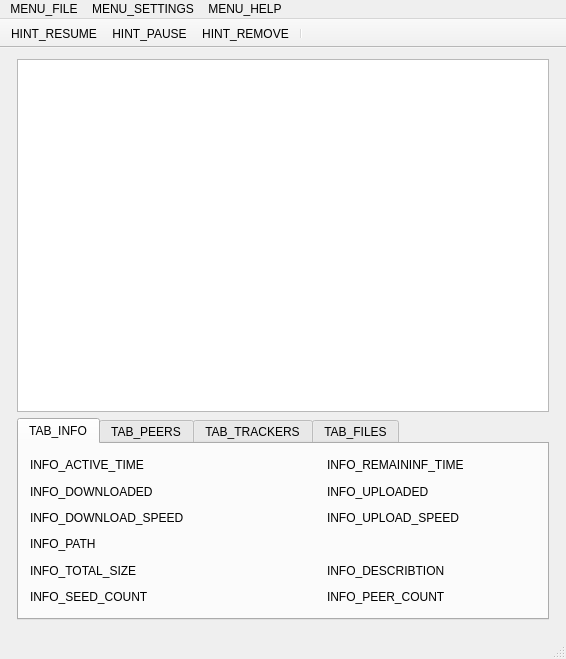
<?xml version="1.0" encoding="UTF-8"?>
<ui version="4.0">
 <class>CuteTorrentClass</class>
 <widget class="QMainWindow" name="CuteTorrentClass">
  <property name="geometry">
   <rect>
    <x>0</x>
    <y>0</y>
    <width>566</width>
    <height>659</height>
   </rect>
  </property>
  <property name="sizePolicy">
   <sizepolicy hsizetype="Fixed" vsizetype="Fixed">
    <horstretch>0</horstretch>
    <verstretch>0</verstretch>
   </sizepolicy>
  </property>
  <property name="contextMenuPolicy">
   <enum>Qt::NoContextMenu</enum>
  </property>
  <property name="windowTitle">
   <string>СuteTorrent</string>
  </property>
  <property name="windowIcon">
   <iconset resource="ltorrent.qrc">
    <normaloff>:/icons/app.ico</normaloff>:/icons/app.ico</iconset>
  </property>
  <property name="layoutDirection">
   <enum>Qt::LeftToRight</enum>
  </property>
  <widget class="QWidget" name="centralWidget">
   <property name="sizePolicy">
    <sizepolicy hsizetype="Expanding" vsizetype="Expanding">
     <horstretch>0</horstretch>
     <verstretch>0</verstretch>
    </sizepolicy>
   </property>
   <layout class="QGridLayout" name="gridLayout_3">
    <property name="sizeConstraint">
     <enum>QLayout::SetDefaultConstraint</enum>
    </property>
    <item row="0" column="1">
     <widget class="QListView" name="listView">
      <property name="autoFillBackground">
       <bool>true</bool>
      </property>
     </widget>
    </item>
    <item row="1" column="1">
     <widget class="QTabWidget" name="tabWidget">
      <property name="sizePolicy">
       <sizepolicy hsizetype="Expanding" vsizetype="Fixed">
        <horstretch>0</horstretch>
        <verstretch>0</verstretch>
       </sizepolicy>
      </property>
      <property name="currentIndex">
       <number>0</number>
      </property>
      <widget class="QWidget" name="tab">
       <attribute name="title">
        <string>TAB_INFO</string>
       </attribute>
       <layout class="QGridLayout" name="gridLayout_4">
        <item row="1" column="4">
         <widget class="QLabel" name="uploadedBytesLabel">
          <property name="text">
           <string/>
          </property>
         </widget>
        </item>
        <item row="4" column="4">
         <widget class="QLabel" name="describtionLabel">
          <property name="text">
           <string/>
          </property>
         </widget>
        </item>
        <item row="4" column="3">
         <widget class="QLabel" name="label_6">
          <property name="text">
           <string>INFO_DESCRIBTION</string>
          </property>
         </widget>
        </item>
        <item row="5" column="0">
         <widget class="QLabel" name="label_10">
          <property name="text">
           <string>INFO_SEED_COUNT</string>
          </property>
         </widget>
        </item>
        <item row="2" column="4">
         <widget class="QLabel" name="uploadSpeedLabel">
          <property name="text">
           <string/>
          </property>
         </widget>
        </item>
        <item row="2" column="3">
         <widget class="QLabel" name="label_9">
          <property name="text">
           <string>INFO_UPLOAD_SPEED</string>
          </property>
         </widget>
        </item>
        <item row="5" column="3">
         <widget class="QLabel" name="label_11">
          <property name="text">
           <string>INFO_PEER_COUNT</string>
          </property>
         </widget>
        </item>
        <item row="0" column="1" colspan="2">
         <widget class="QLabel" name="activetimeLabel">
          <property name="text">
           <string/>
          </property>
         </widget>
        </item>
        <item row="1" column="0">
         <widget class="QLabel" name="label_2">
          <property name="text">
           <string>INFO_DOWNLOADED</string>
          </property>
         </widget>
        </item>
        <item row="2" column="0">
         <widget class="QLabel" name="label_3">
          <property name="text">
           <string>INFO_DOWNLOAD_SPEED</string>
          </property>
         </widget>
        </item>
        <item row="0" column="4">
         <widget class="QLabel" name="timeleftLabel">
          <property name="text">
           <string/>
          </property>
         </widget>
        </item>
        <item row="0" column="3">
         <widget class="QLabel" name="label_7">
          <property name="text">
           <string>INFO_REMAININF_TIME</string>
          </property>
         </widget>
        </item>
        <item row="5" column="4">
         <widget class="QLabel" name="peerCoutLabel">
          <property name="text">
           <string/>
          </property>
         </widget>
        </item>
        <item row="3" column="0">
         <widget class="QLabel" name="label_4">
          <property name="text">
           <string>INFO_PATH</string>
          </property>
         </widget>
        </item>
        <item row="4" column="0">
         <widget class="QLabel" name="label_5">
          <property name="text">
           <string>INFO_TOTAL_SIZE</string>
          </property>
         </widget>
        </item>
        <item row="0" column="0">
         <widget class="QLabel" name="label">
          <property name="text">
           <string>INFO_ACTIVE_TIME</string>
          </property>
         </widget>
        </item>
        <item row="1" column="3">
         <widget class="QLabel" name="label_8">
          <property name="text">
           <string>INFO_UPLOADED</string>
          </property>
         </widget>
        </item>
        <item row="5" column="1" colspan="2">
         <widget class="QLabel" name="seedCoutLabel">
          <property name="text">
           <string/>
          </property>
         </widget>
        </item>
        <item row="1" column="1" colspan="2">
         <widget class="QLabel" name="downloadedBytesLabel">
          <property name="text">
           <string/>
          </property>
         </widget>
        </item>
        <item row="3" column="1" colspan="4">
         <widget class="QLabel" name="pathLabel">
          <property name="text">
           <string/>
          </property>
         </widget>
        </item>
        <item row="4" column="1" colspan="2">
         <widget class="QLabel" name="totalSizeLabel">
          <property name="text">
           <string/>
          </property>
         </widget>
        </item>
        <item row="2" column="1" colspan="2">
         <widget class="QLabel" name="downloadSpeedLabel">
          <property name="text">
           <string/>
          </property>
         </widget>
        </item>
       </layout>
      </widget>
      <widget class="QWidget" name="tab_3">
       <attribute name="title">
        <string>TAB_PEERS</string>
       </attribute>
       <layout class="QGridLayout" name="gridLayout_2">
        <item row="0" column="0">
         <widget class="QTableWidget" name="peerTableWidget">
          <property name="minimumSize">
           <size>
            <width>0</width>
            <height>10</height>
           </size>
          </property>
          <property name="maximumSize">
           <size>
            <width>16777215</width>
            <height>150</height>
           </size>
          </property>
          <property name="gridStyle">
           <enum>Qt::NoPen</enum>
          </property>
          <attribute name="horizontalHeaderCascadingSectionResizes">
           <bool>true</bool>
          </attribute>
          <attribute name="horizontalHeaderShowSortIndicator" stdset="0">
           <bool>true</bool>
          </attribute>
          <attribute name="horizontalHeaderStretchLastSection">
           <bool>true</bool>
          </attribute>
          <column>
           <property name="text">
            <string>PEER_IP</string>
           </property>
          </column>
          <column>
           <property name="text">
            <string>PEER_CLIENT_NAME</string>
           </property>
          </column>
          <column>
           <property name="text">
            <string>PEER_%</string>
           </property>
          </column>
          <column>
           <property name="text">
            <string>PEER_DOWNLOAD_SPEED</string>
           </property>
          </column>
          <column>
           <property name="text">
            <string>PEER_UPLOAD_SPEED</string>
           </property>
          </column>
          <column>
           <property name="text">
            <string>PEER_DOWNLOADED</string>
           </property>
          </column>
          <column>
           <property name="text">
            <string>PEER_UPLOADED</string>
           </property>
          </column>
         </widget>
        </item>
       </layout>
      </widget>
      <widget class="QWidget" name="tab_2">
       <attribute name="title">
        <string>TAB_TRACKERS</string>
       </attribute>
       <layout class="QGridLayout" name="gridLayout">
        <item row="0" column="0">
         <widget class="QTableWidget" name="trackerTableWidget">
          <property name="maximumSize">
           <size>
            <width>16777215</width>
            <height>150</height>
           </size>
          </property>
          <property name="layoutDirection">
           <enum>Qt::LeftToRight</enum>
          </property>
          <property name="gridStyle">
           <enum>Qt::NoPen</enum>
          </property>
          <attribute name="horizontalHeaderCascadingSectionResizes">
           <bool>true</bool>
          </attribute>
          <attribute name="horizontalHeaderDefaultSectionSize">
           <number>120</number>
          </attribute>
          <attribute name="horizontalHeaderShowSortIndicator" stdset="0">
           <bool>true</bool>
          </attribute>
          <attribute name="horizontalHeaderStretchLastSection">
           <bool>true</bool>
          </attribute>
          <column>
           <property name="text">
            <string>TRACKER_URL</string>
           </property>
          </column>
          <column>
           <property name="text">
            <string>TRACKER_STATUS</string>
           </property>
          </column>
          <column>
           <property name="text">
            <string>TRACKER_NEXT_ANNOUNCE</string>
           </property>
          </column>
         </widget>
        </item>
       </layout>
      </widget>
      <widget class="QWidget" name="tab_4">
       <attribute name="title">
        <string>TAB_FILES</string>
       </attribute>
       <layout class="QGridLayout" name="gridLayout_5">
        <item row="0" column="0">
         <widget class="QTableWidget" name="fileTableWidget">
          <property name="maximumSize">
           <size>
            <width>16777215</width>
            <height>150</height>
           </size>
          </property>
          <property name="contextMenuPolicy">
           <enum>Qt::CustomContextMenu</enum>
          </property>
          <property name="gridStyle">
           <enum>Qt::NoPen</enum>
          </property>
          <attribute name="horizontalHeaderCascadingSectionResizes">
           <bool>true</bool>
          </attribute>
          <attribute name="horizontalHeaderMinimumSectionSize">
           <number>27</number>
          </attribute>
          <attribute name="horizontalHeaderShowSortIndicator" stdset="0">
           <bool>true</bool>
          </attribute>
          <attribute name="horizontalHeaderStretchLastSection">
           <bool>true</bool>
          </attribute>
          <attribute name="verticalHeaderVisible">
           <bool>false</bool>
          </attribute>
          <column>
           <property name="text">
            <string>FILES_PATH</string>
           </property>
          </column>
          <column>
           <property name="text">
            <string>FILES_SIZE</string>
           </property>
          </column>
          <column>
           <property name="text">
            <string>FILES_READY</string>
           </property>
          </column>
          <column>
           <property name="text">
            <string>FILES_PRIORITY</string>
           </property>
          </column>
         </widget>
        </item>
       </layout>
      </widget>
     </widget>
    </item>
    <item row="2" column="1">
     <widget class="QWidget" name="widget_2" native="true"/>
    </item>
    <item row="0" column="0" rowspan="2">
     <widget class="QWidget" name="widget" native="true"/>
    </item>
    <item row="1" column="2">
     <widget class="QWidget" name="widget_3" native="true"/>
    </item>
   </layout>
  </widget>
  <widget class="QMenuBar" name="menuBar">
   <property name="geometry">
    <rect>
     <x>0</x>
     <y>0</y>
     <width>566</width>
     <height>21</height>
    </rect>
   </property>
   <property name="minimumSize">
    <size>
     <width>0</width>
     <height>0</height>
    </size>
   </property>
   <widget class="QMenu" name="menu">
    <property name="title">
     <string>MENU_FILE</string>
    </property>
    <addaction name="actionOpenTorrent"/>
    <addaction name="action_magnet"/>
    <addaction name="separator"/>
    <addaction name="actionCreateTorrent"/>
    <addaction name="separator"/>
    <addaction name="actionExit"/>
   </widget>
   <widget class="QMenu" name="menu_2">
    <property name="title">
     <string>MENU_SETTINGS</string>
    </property>
    <addaction name="actionSettings"/>
   </widget>
   <widget class="QMenu" name="menu_CuteTorrent">
    <property name="title">
     <string>MENU_HELP</string>
    </property>
    <addaction name="actionAboutCuteTorrent"/>
    <addaction name="actionCheckUpdate"/>
   </widget>
   <addaction name="menu"/>
   <addaction name="menu_2"/>
   <addaction name="menu_CuteTorrent"/>
  </widget>
  <widget class="QStatusBar" name="mystatusBar"/>
  <widget class="QToolBar" name="toolBar">
   <property name="contextMenuPolicy">
    <enum>Qt::NoContextMenu</enum>
   </property>
   <property name="windowTitle">
    <string>toolBar</string>
   </property>
   <property name="movable">
    <bool>false</bool>
   </property>
   <property name="floatable">
    <bool>true</bool>
   </property>
   <attribute name="toolBarArea">
    <enum>TopToolBarArea</enum>
   </attribute>
   <attribute name="toolBarBreak">
    <bool>false</bool>
   </attribute>
   <addaction name="actionStart"/>
   <addaction name="actionPause"/>
   <addaction name="actionRemove"/>
   <addaction name="separator"/>
  </widget>
  <action name="actionOpenTorrent">
   <property name="text">
    <string>MENU_OPEN_TORRENT</string>
   </property>
   <property name="shortcut">
    <string>Ctrl+O</string>
   </property>
   <property name="shortcutContext">
    <enum>Qt::WindowShortcut</enum>
   </property>
   <property name="softKeyRole">
    <enum>QAction::NoSoftKey</enum>
   </property>
  </action>
  <action name="action_magnet">
   <property name="text">
    <string>MENU_OPEN_MAGNET</string>
   </property>
   <property name="shortcut">
    <string>Ctrl+M</string>
   </property>
  </action>
  <action name="actionCreateTorrent">
   <property name="text">
    <string>MENU_CREATE_TORRENT</string>
   </property>
   <property name="shortcut">
    <string>Ctrl+C</string>
   </property>
  </action>
  <action name="actionExit">
   <property name="text">
    <string>MENU_EXIT</string>
   </property>
   <property name="shortcut">
    <string>Alt+X</string>
   </property>
  </action>
  <action name="actionSettings">
   <property name="text">
    <string>MENU_CONFIGURATION</string>
   </property>
   <property name="shortcut">
    <string>Ctrl+S</string>
   </property>
  </action>
  <action name="actionPause">
   <property name="icon">
    <iconset resource="ltorrent.qrc">
     <normaloff>:/icons/pause.ico</normaloff>:/icons/pause.ico</iconset>
   </property>
   <property name="text">
    <string>STR_PAUSE</string>
   </property>
   <property name="iconText">
    <string>HINT_PAUSE</string>
   </property>
  </action>
  <action name="actionStart">
   <property name="icon">
    <iconset resource="ltorrent.qrc">
     <normaloff>:/icons/start.ico</normaloff>:/icons/start.ico</iconset>
   </property>
   <property name="text">
    <string>STR_START</string>
   </property>
   <property name="iconText">
    <string>HINT_RESUME</string>
   </property>
  </action>
  <action name="actionRemove">
   <property name="icon">
    <iconset resource="ltorrent.qrc">
     <normaloff>:/icons/remove.ico</normaloff>:/icons/remove.ico</iconset>
   </property>
   <property name="text">
    <string>STR_REMOVE</string>
   </property>
   <property name="iconText">
    <string>HINT_REMOVE</string>
   </property>
   <property name="toolTip">
    <string>STR_REMOVE</string>
   </property>
  </action>
  <action name="actionAboutCuteTorrent">
   <property name="text">
    <string>MENU_ABAUT</string>
   </property>
   <property name="shortcut">
    <string notr="true">Ctrl+A</string>
   </property>
   <property name="menuRole">
    <enum>QAction::AboutRole</enum>
   </property>
  </action>
  <action name="actionCheckUpdate">
   <property name="text">
    <string>MENU_CHECK_UPDATES</string>
   </property>
   <property name="shortcut">
    <string>Ctrl+U</string>
   </property>
  </action>
 </widget>
 <layoutdefault spacing="6" margin="11"/>
 <tabstops>
  <tabstop>tabWidget</tabstop>
  <tabstop>listView</tabstop>
 </tabstops>
 <resources>
  <include location="ltorrent.qrc"/>
 </resources>
 <connections>
  <connection>
   <sender>actionCreateTorrent</sender>
   <signal>triggered()</signal>
   <receiver>CuteTorrentClass</receiver>
   <slot>ShowCreateTorrentDialog()</slot>
   <hints>
    <hint type="sourcelabel">
     <x>-1</x>
     <y>-1</y>
    </hint>
    <hint type="destinationlabel">
     <x>96</x>
     <y>284</y>
    </hint>
   </hints>
  </connection>
  <connection>
   <sender>actionOpenTorrent</sender>
   <signal>triggered()</signal>
   <receiver>CuteTorrentClass</receiver>
   <slot>ShowOpenTorrentDialog()</slot>
   <hints>
    <hint type="sourcelabel">
     <x>-1</x>
     <y>-1</y>
    </hint>
    <hint type="destinationlabel">
     <x>497</x>
     <y>212</y>
    </hint>
   </hints>
  </connection>
  <connection>
   <sender>actionStart</sender>
   <signal>triggered()</signal>
   <receiver>CuteTorrentClass</receiver>
   <slot>ResumeSelected()</slot>
   <hints>
    <hint type="sourcelabel">
     <x>-1</x>
     <y>-1</y>
    </hint>
    <hint type="destinationlabel">
     <x>319</x>
     <y>322</y>
    </hint>
   </hints>
  </connection>
  <connection>
   <sender>actionPause</sender>
   <signal>triggered()</signal>
   <receiver>CuteTorrentClass</receiver>
   <slot>PauseSelected()</slot>
   <hints>
    <hint type="sourcelabel">
     <x>-1</x>
     <y>-1</y>
    </hint>
    <hint type="destinationlabel">
     <x>319</x>
     <y>322</y>
    </hint>
   </hints>
  </connection>
  <connection>
   <sender>actionRemove</sender>
   <signal>triggered()</signal>
   <receiver>CuteTorrentClass</receiver>
   <slot>DeleteSelected()</slot>
   <hints>
    <hint type="sourcelabel">
     <x>-1</x>
     <y>-1</y>
    </hint>
    <hint type="destinationlabel">
     <x>319</x>
     <y>322</y>
    </hint>
   </hints>
  </connection>
  <connection>
   <sender>actionSettings</sender>
   <signal>triggered()</signal>
   <receiver>CuteTorrentClass</receiver>
   <slot>OpenSettingsDialog()</slot>
   <hints>
    <hint type="sourcelabel">
     <x>-1</x>
     <y>-1</y>
    </hint>
    <hint type="destinationlabel">
     <x>282</x>
     <y>329</y>
    </hint>
   </hints>
  </connection>
  <connection>
   <sender>actionCheckUpdate</sender>
   <signal>triggered()</signal>
   <receiver>CuteTorrentClass</receiver>
   <slot>checkForUpdates()</slot>
   <hints>
    <hint type="sourcelabel">
     <x>-1</x>
     <y>-1</y>
    </hint>
    <hint type="destinationlabel">
     <x>282</x>
     <y>329</y>
    </hint>
   </hints>
  </connection>
  <connection>
   <sender>actionAboutCuteTorrent</sender>
   <signal>triggered()</signal>
   <receiver>CuteTorrentClass</receiver>
   <slot>ShowAbout()</slot>
   <hints>
    <hint type="sourcelabel">
     <x>-1</x>
     <y>-1</y>
    </hint>
    <hint type="destinationlabel">
     <x>282</x>
     <y>329</y>
    </hint>
   </hints>
  </connection>
  <connection>
   <sender>action_magnet</sender>
   <signal>triggered()</signal>
   <receiver>CuteTorrentClass</receiver>
   <slot>ProcessMagnet()</slot>
   <hints>
    <hint type="sourcelabel">
     <x>-1</x>
     <y>-1</y>
    </hint>
    <hint type="destinationlabel">
     <x>282</x>
     <y>329</y>
    </hint>
   </hints>
  </connection>
 </connections>
 <slots>
  <signal>FillTorrentDetails(Torrent*)</signal>
  <slot>ShowCreateTorrentDialog()</slot>
  <slot>ShowOpenTorrentDialog()</slot>
  <slot>PauseSelected()</slot>
  <slot>ResumeSelected()</slot>
  <slot>DeleteSelected()</slot>
  <slot>OpenSettingsDialog()</slot>
  <slot>checkForUpdates()</slot>
  <slot>ShowAbaut()</slot>
  <slot>ProcessMagnet()</slot>
 </slots>
</ui>
